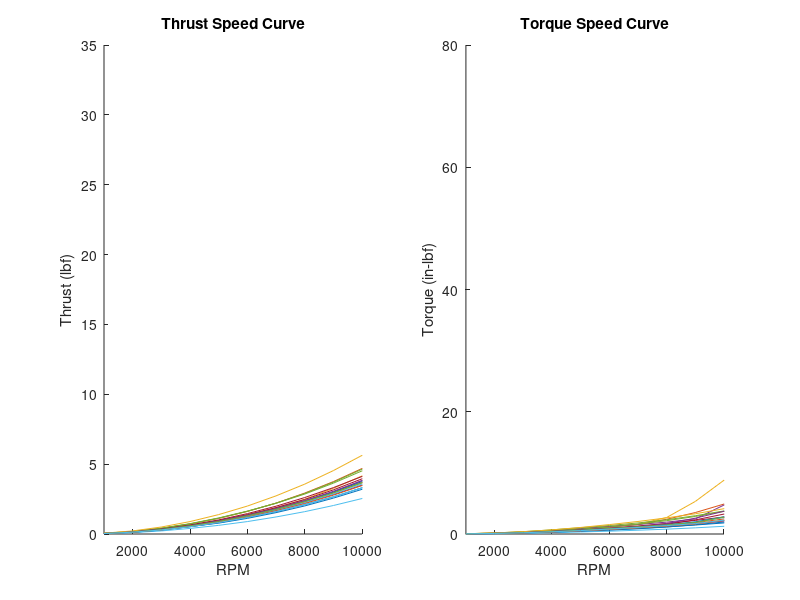
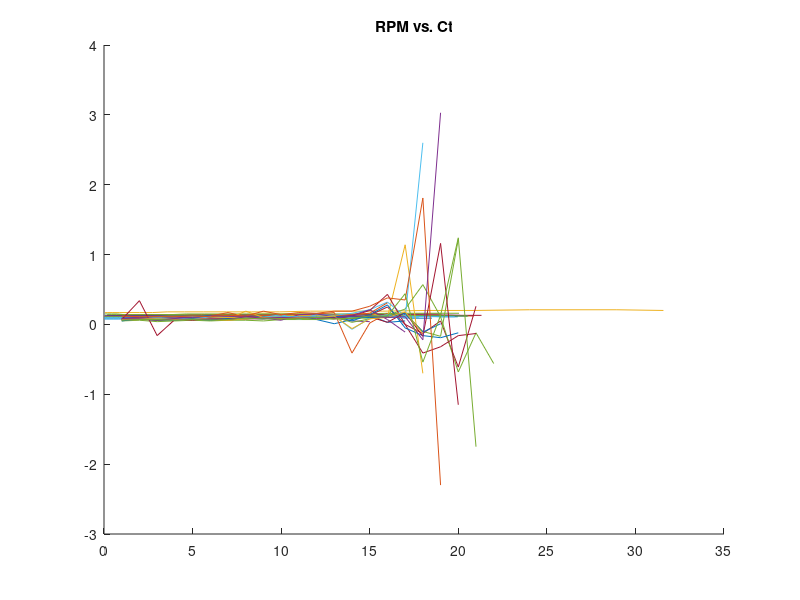
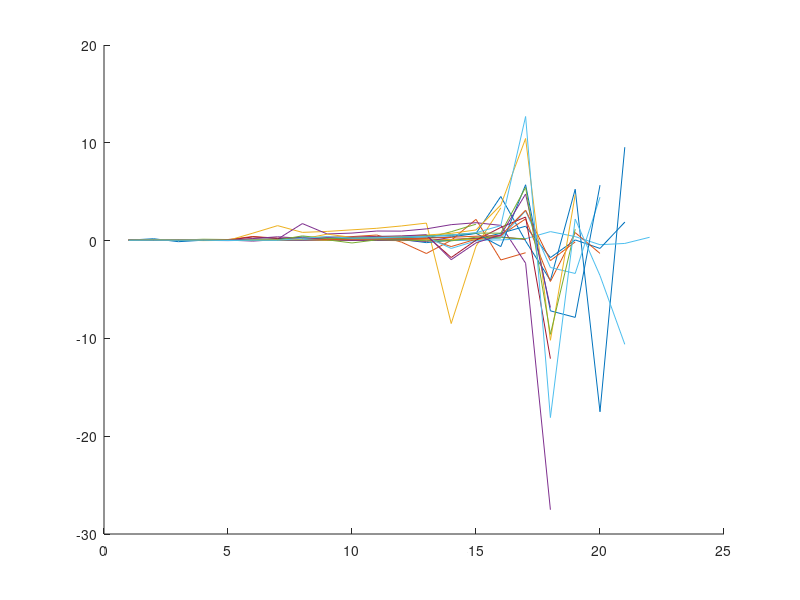

The MATLAB source for these figures, in order: (Note: this script raises an error after producing the figures.)
file = fileread('StaticAeroData.json');
json = jsondecode(file);

ptbls = cell2mat(struct2cell(json));

%%
for i = 1:20
    x = ptbls(i).THRUST_LBF;
    y = ptbls(i).Cp;
    y2 = ptbls(i).Ct;
    figure(1)
    hold on
    plot(x,y)
    hold off
    title("RPM vs. Cp")
    figure(2)
    hold on
    plot(x,y2)
    hold off
    title("RPM vs. Ct")
end

%% 
for i = 1:20
    x = ptbls(i).RPM;
    y = ptbls(i).THRUST_LBF;
    y2 = ptbls(i).TORQUE_IN_LBF;
    
    figure(1)
    subplot(1,2,1)
    hold on
    plot(x,y)
    xlim([1000 10000])
    title("Thrust Speed Curve")
    xlabel("RPM")
    ylabel("Thrust (lbf)")
    hold off
    
    subplot(1,2,2)
    hold on
    plot(x,y2)
    xlim([1000 10000])
    title("Torque Speed Curve")
    xlabel("RPM")
    ylabel("Torque (in-lbf)")
    hold off
end

%% Second Derivatives
for i = 1:20
    x = diff(ptbls(i).THRUST_LBF,2)
    x2 = diff(ptbls(i).TORQUE_IN_LBF,2)
    
    figure(2)
    hold on
    plot(x)
    hold off
    
    figure(3)
    hold on
    plot(x2)
    hold off
end
%% Find range of values for each field
arrayfun(@(x) min(x.THRUST_LBF), ptbls)

%% Fit Torque and Speed Coeffs to Experimental Data
p = Propeller();
ft = fittype({'x^2'});
torque_fit = fit(t_exp.RotorSpeed,t_exp.Torque,ft);
thrust_fit = fit(t_exp.RotorSpeed,t_exp.Thrust,ft);

K_T = Propeller.convCoeffToRevPerS(thrust_fit.a); % lumped rev/s
K_Q = Propeller.convCoeffToRevPerS(torque_fit.a); % lumped rev/s

k_T = prop.lumpedToThrustCoeff(K_T);
k_Q = prop.lumpedToTorqueCoeff(K_Q);

k_P = k_Q * 2*pi;
prop.D.Tunable = true;

prop.k_P.Value = k_P;
prop.k_T.Value = k_T;